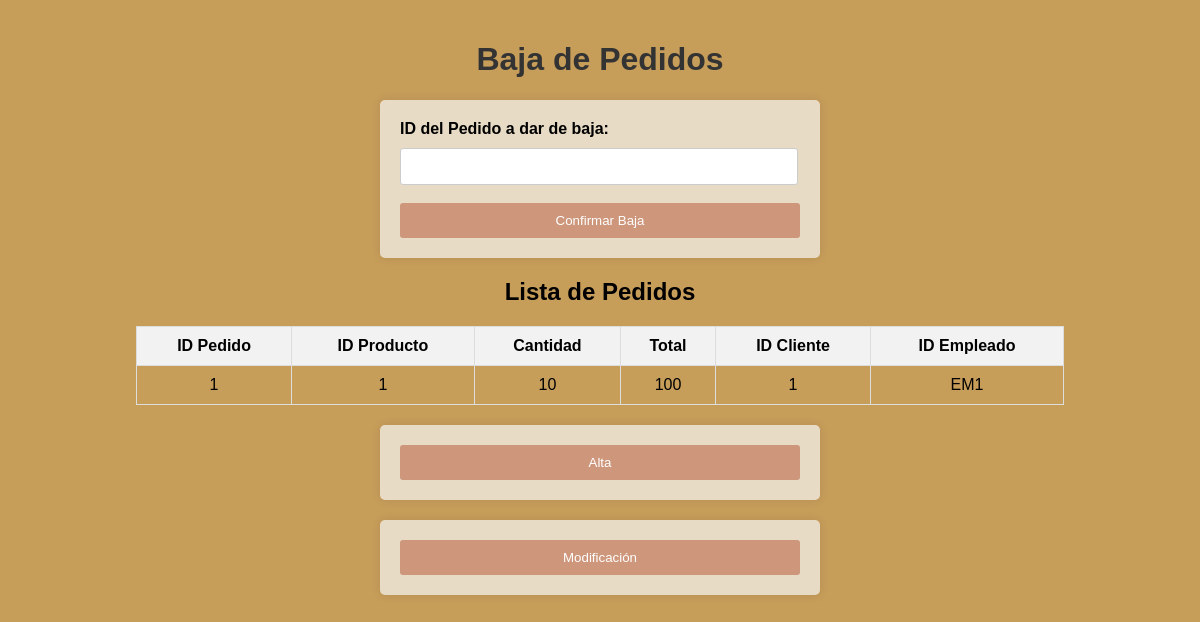
/admin/Baja-pedidos.php, run on an earlier commit of the app's database.
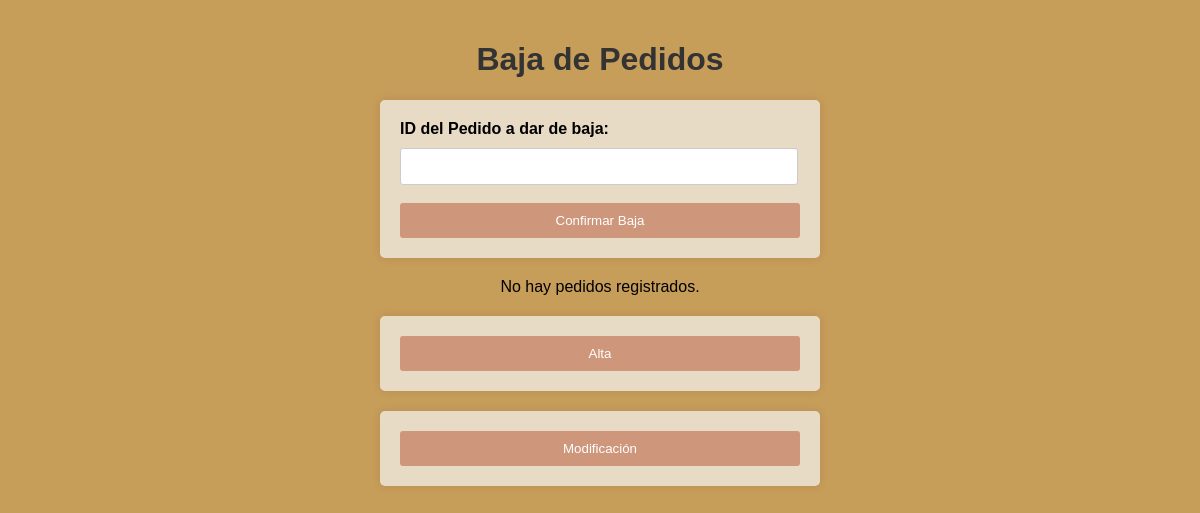
And on a later commit of the database.
### tables this page shows
CREATE TABLE IF NOT EXISTS `pedidos` (
  `idPedido` INT NOT NULL,
  `idProducto` INT NOT NULL,
  `Cantidad` INT NOT NULL,
  `Total` VARCHAR(45) NOT NULL,
  `idCliente` INT NOT NULL,
  `idEmpleado` VARCHAR(45) NOT NULL,
  PRIMARY KEY (`idPedido`),
  INDEX `fk_Pedidos_Clientes1_idx` (`idCliente` ASC) VISIBLE,
  INDEX `fk_Pedidos_Productos1_idx` (`idProducto` ASC) VISIBLE,
  INDEX `fk_Pedidos_Empleados1_idx` (`idEmpleado` ASC) VISIBLE,
  CONSTRAINT `fk_Pedidos_Clientes1`
    FOREIGN KEY (`idCliente`)
    REFERENCES `clientes` (`idCliente`),
  CONSTRAINT `fk_Pedidos_Empleados1`
    FOREIGN KEY (`idEmpleado`)
    REFERENCES `empleados` (`idEmpleado`),
  CONSTRAINT `fk_Pedidos_Productos1`
    FOREIGN KEY (`idProducto`)
    REFERENCES `productos` (`idProducto`));

### admin/Baja-pedidos.php (the view, shortened to what this page needs)
<!DOCTYPE html>
<html>
<head>
    <link rel="stylesheet" href="../css/Alta.css">
</head>
<body>
    <h1>Baja de Pedidos</h1>
    <form method="POST" action="<?php echo $_SERVER["PHP_SELF"]; ?>">
        <label for="idPedido">ID del Pedido a dar de baja:</label>
        <input type="text" name="idPedido" id="idPedido" required><br><br>
        <button type="submit">Confirmar Baja</button>
    </form>
    <div>
        <?php
        $conexion = conectar();
        $consulta_pedidos = $conexion->query("SELECT idPedido, idProducto, Cantidad, Total, idCliente, idEmpleado FROM Pedidos ORDER BY idPedido");
        if ($consulta_pedidos->num_rows > 0) {
            echo "<h2>Lista de Pedidos</h2>";
            echo "<table border='1'>
                <tr>
                    <th>ID Pedido</th>
                    <th>ID Producto</th>
                    <th>Cantidad</th>
                    <th>Total</th>
                    <th>ID Cliente</th>
                    <th>ID Empleado</th>
                </tr>";
            while ($fila = $consulta_pedidos->fetch_assoc()) {
                echo "<tr>
                    <td>{$fila['idPedido']}</td>
                    <td>{$fila['idProducto']}</td>
                    <td>{$fila['Cantidad']}</td>
                    <td>{$fila['Total']}</td>
                    <td>{$fila['idCliente']}</td>
                    <td>{$fila['idEmpleado']}</td>
                </tr>";
            }
            echo "</table>";
        } else {
            echo "No hay pedidos registrados.";
        }
        ?>
    </div>
    <form action="Alta-pedidos.php" method="post">
        <button type="submit">Alta</button>
    </form>
    <form action="Modif-pedidos.php" method="post">
        <button type="submit">Modificación</button>
    </form>
</body>
</html>

What changed in the data, as far as the page shows it:
removed pedidos: idPedido "1", idProducto "1", Cantidad "10", Total "100", idCliente "1", idEmpleado "EM1"
Also different on the page:
text no longer shown: "Lista de Pedidos ID Pedido ID Producto Cantidad Total ID Cliente ID Empleado"
text now shown: "No hay pedidos registrados."
